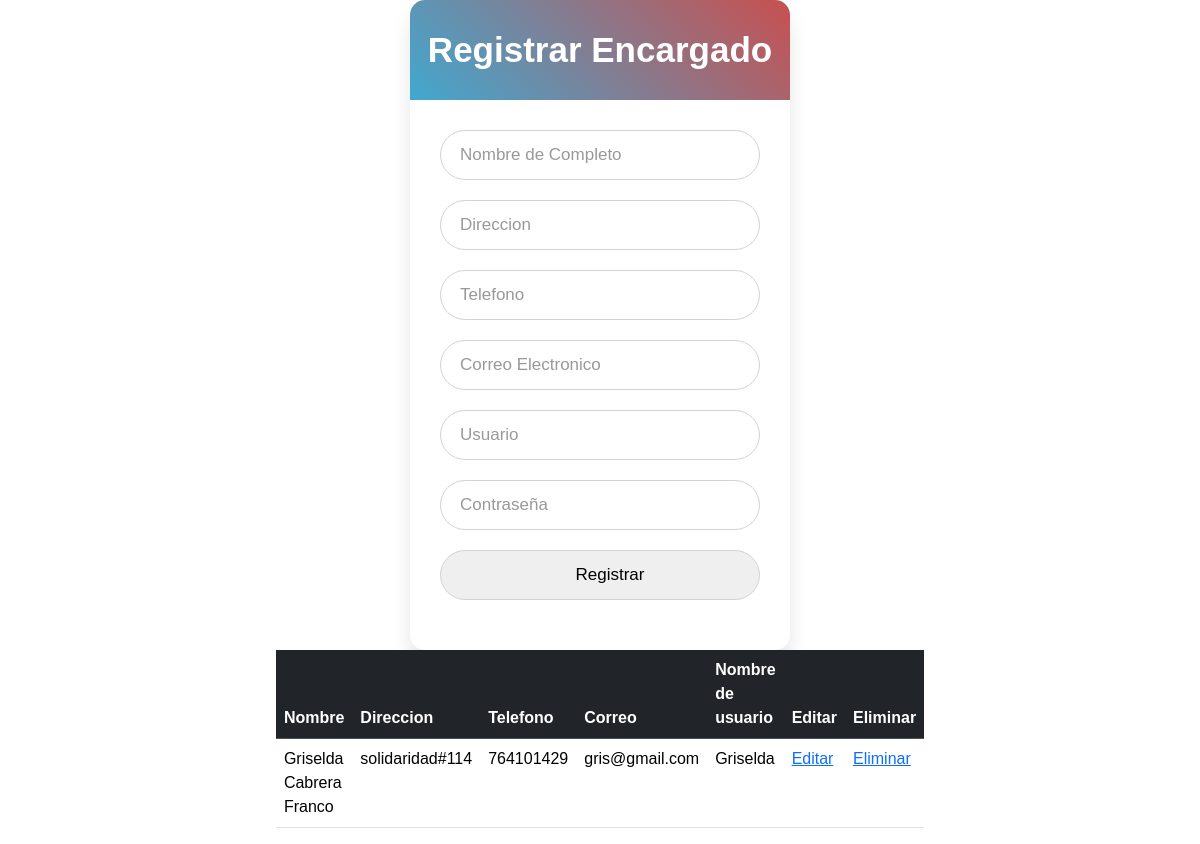
/encargados.php, run on an earlier commit of the app's database.
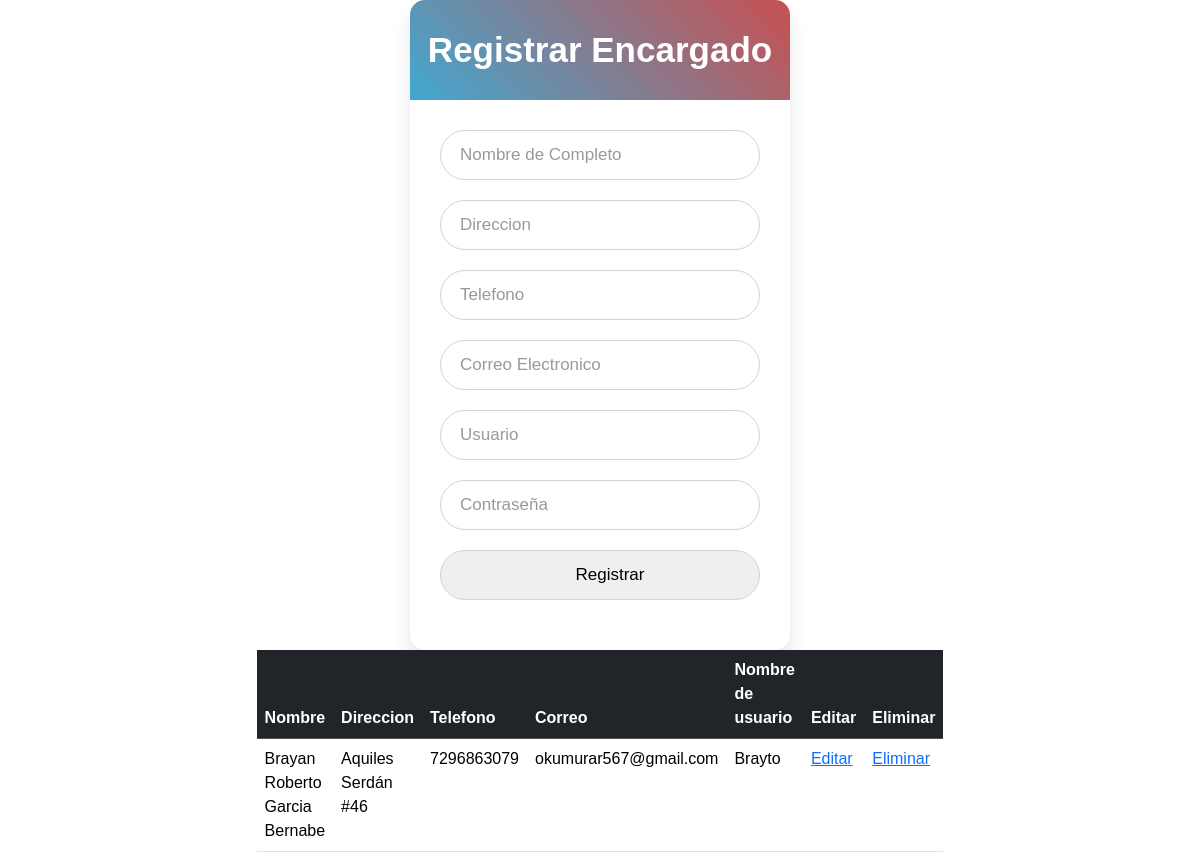
And on a later commit of the database.
### tables this page shows
CREATE TABLE `encargado` (
  `id_encargado` int(11) NOT NULL,
  `nombre` varchar(60) NOT NULL,
  `direccion` varchar(150) NOT NULL,
  `telefono` varchar(12) NOT NULL,
  `correo` varchar(60) NOT NULL,
  `usuario` varchar(30) NOT NULL,
  `contrasena` varchar(60) NOT NULL
);

### consultarencargado.php (the view)
<div class="table-responsive">
    <table class="table">
        <thead class="table-dark">
            <tr>
                <th scope="col">Nombre</th>
                <th scope="col">Direccion</th>
                <th scope="col">Telefono</th>
                <th scope="col">Correo</th>
                <th scope="col">Nombre de usuario</th>
                <th scope="col">Editar</th>
                <th scope="col">Eliminar</th>
            </tr>
        </thead>
        <tbody>
        <?php
            include 'conexion.php';
            $query="SELECT id_encargado, nombre,direccion,telefono,correo,usuario FROM encargado";
            $ejecutar=$conexion->query($query);
            while($result=$ejecutar->fetch_array()){
                echo "<tr>
                <td>".$result['nombre']."</td>
                <td>".$result['direccion']."</td>
                <td>".$result['telefono']."</td>
                <td>".$result['correo']."</td>
                <td>".$result['usuario']."</td>
                <td><a href='' onclick='editarcliente(".$result['id_encargado'].");'>Editar</a></td>
                <td><a href='' onclick='eliminarencargado(".$result['id_encargado'].");'>Eliminar</a></td>
                </tr>";
            }
            ?>
        </tbody>
    </table>
</div>

What changed in the data, as far as the page shows it:
changed encargado: nombre "Griselda Cabrera Franco" → "Brayan Roberto Garcia Bernabe"; direccion "solidaridad#114" → "Aquiles Serdán #46"; telefono "764101429" → "7296863079"; correo "gris@gmail.com" → "okumurar567@gmail.com"; usuario "Griselda" → "Brayto"
